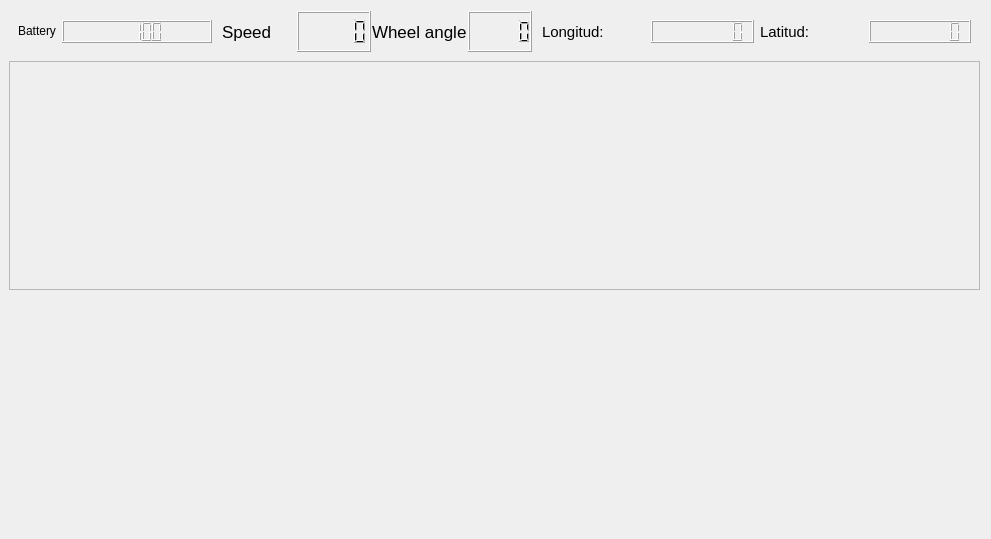
<?xml version="1.0" encoding="UTF-8"?>
<ui version="4.0">
 <class>local_guiDlg</class>
 <widget class="QWidget" name="local_guiDlg">
  <property name="geometry">
   <rect>
    <x>0</x>
    <y>0</y>
    <width>991</width>
    <height>539</height>
   </rect>
  </property>
  <property name="windowTitle">
   <string>Melex controller</string>
  </property>
  <layout class="QVBoxLayout" name="verticalLayout_3" stretch="0">
   <property name="spacing">
    <number>9</number>
   </property>
   <property name="sizeConstraint">
    <enum>QLayout::SetDefaultConstraint</enum>
   </property>
   <property name="leftMargin">
    <number>9</number>
   </property>
   <item>
    <layout class="QVBoxLayout" name="verticalLayout_2" stretch="0,2,2">
     <property name="sizeConstraint">
      <enum>QLayout::SetDefaultConstraint</enum>
     </property>
     <item>
      <layout class="QHBoxLayout" name="params" stretch="0,2,2,6">
       <property name="spacing">
        <number>1</number>
       </property>
       <item>
        <widget class="QWidget" name="charge" native="true">
         <layout class="QVBoxLayout" name="verticalLayout">
          <item>
           <layout class="QHBoxLayout" name="horizontalLayout">
            <item>
             <widget class="QLabel" name="label">
              <property name="styleSheet">
               <string notr="true">font: 75 13pt &quot;Current batery&quot;;</string>
              </property>
              <property name="text">
               <string>&lt;html&gt;&lt;head/&gt;&lt;body&gt;&lt;p align=&quot;center&quot;&gt;Battery&lt;/p&gt;&lt;/body&gt;&lt;/html&gt;</string>
              </property>
             </widget>
            </item>
            <item>
             <widget class="QLCDNumber" name="lcdNumber">
              <property name="enabled">
               <bool>true</bool>
              </property>
              <property name="minimumSize">
               <size>
                <width>150</width>
                <height>10</height>
               </size>
              </property>
              <property name="maximumSize">
               <size>
                <width>300</width>
                <height>300</height>
               </size>
              </property>
              <property name="toolTip">
               <string>&lt;html&gt;&lt;head/&gt;&lt;body&gt;&lt;p align=&quot;center&quot;&gt;&lt;br/&gt;&lt;/p&gt;&lt;/body&gt;&lt;/html&gt;</string>
              </property>
              <property name="whatsThis">
               <string>&lt;html&gt;&lt;head/&gt;&lt;body&gt;&lt;p align=&quot;center&quot;&gt;&lt;br/&gt;&lt;/p&gt;&lt;/body&gt;&lt;/html&gt;</string>
              </property>
              <property name="accessibleDescription">
               <string/>
              </property>
              <property name="styleSheet">
               <string notr="true">font: 75 13pt &quot;Ubuntu Condensed&quot;;
color: rgb(170, 0, 0)</string>
              </property>
              <property name="smallDecimalPoint">
               <bool>false</bool>
              </property>
              <property name="intValue" stdset="0">
               <number>100</number>
              </property>
             </widget>
            </item>
           </layout>
          </item>
         </layout>
        </widget>
       </item>
       <item>
        <layout class="QHBoxLayout" name="horizontalLayout_5">
         <item>
          <widget class="QLabel" name="label_5">
           <property name="styleSheet">
            <string notr="true">font: 75 13pt</string>
           </property>
           <property name="text">
            <string>Speed</string>
           </property>
          </widget>
         </item>
         <item>
          <widget class="QLCDNumber" name="speed">
           <property name="styleSheet">
            <string notr="true">font: 75 13pt &quot;Ubuntu Condensed&quot;;
</string>
           </property>
          </widget>
         </item>
        </layout>
       </item>
       <item>
        <layout class="QHBoxLayout" name="horizontalLayout_4">
         <item>
          <widget class="QLabel" name="label_6">
           <property name="styleSheet">
            <string notr="true">font: 75 13pt</string>
           </property>
           <property name="text">
            <string>Wheel angle</string>
           </property>
          </widget>
         </item>
         <item>
          <widget class="QLCDNumber" name="wheel_angle">
           <property name="styleSheet">
            <string notr="true">font: 75 13pt &quot;Ubuntu Condensed&quot;;
</string>
           </property>
          </widget>
         </item>
        </layout>
       </item>
       <item>
        <widget class="QWidget" name="gps" native="true">
         <layout class="QHBoxLayout" name="horizontalLayout_6">
          <item>
           <layout class="QHBoxLayout" name="horizontalLayout_2">
            <item>
             <widget class="QLabel" name="label_4">
              <property name="styleSheet">
               <string notr="true">font: 75 11pt</string>
              </property>
              <property name="text">
               <string>Longitud: </string>
              </property>
             </widget>
            </item>
            <item>
             <widget class="QLCDNumber" name="longitud_n">
              <property name="digitCount">
               <number>8</number>
              </property>
             </widget>
            </item>
           </layout>
          </item>
          <item>
           <layout class="QHBoxLayout" name="horizontalLayout_3">
            <item>
             <widget class="QLabel" name="label_3">
              <property name="styleSheet">
               <string notr="true">font: 75 11pt</string>
              </property>
              <property name="text">
               <string>Latitud:</string>
              </property>
             </widget>
            </item>
            <item>
             <widget class="QLCDNumber" name="latitud_n">
              <property name="digitCount">
               <number>8</number>
              </property>
             </widget>
            </item>
           </layout>
          </item>
         </layout>
        </widget>
       </item>
      </layout>
     </item>
     <item>
      <widget class="QFrame" name="laser">
       <property name="frameShape">
        <enum>QFrame::StyledPanel</enum>
       </property>
       <property name="frameShadow">
        <enum>QFrame::Raised</enum>
       </property>
      </widget>
     </item>
     <item>
      <widget class="QWidget" name="webengine" native="true">
       <property name="sizePolicy">
        <sizepolicy hsizetype="Expanding" vsizetype="Expanding">
         <horstretch>0</horstretch>
         <verstretch>0</verstretch>
        </sizepolicy>
       </property>
      </widget>
     </item>
    </layout>
   </item>
  </layout>
 </widget>
 <resources/>
 <connections/>
</ui>
